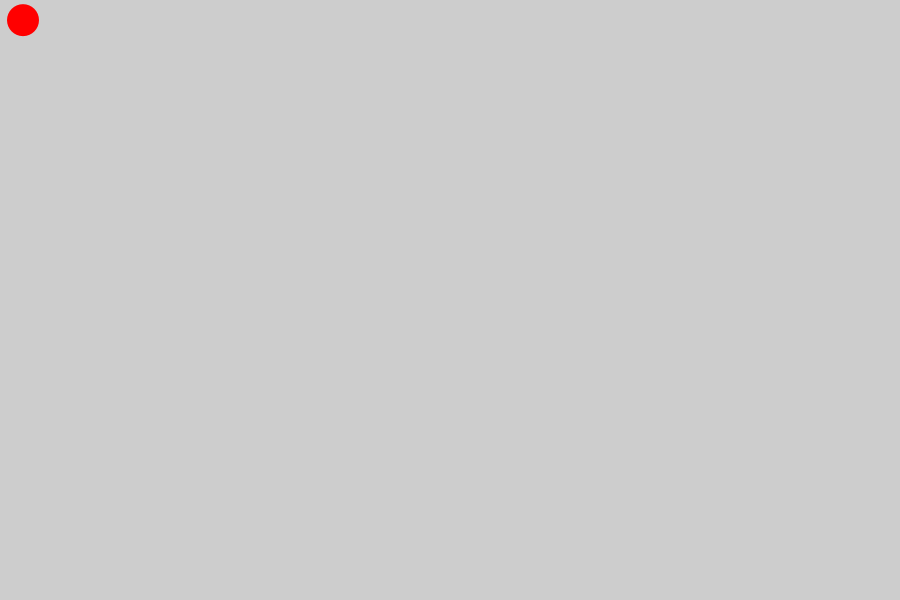
Frame 1 (no input)
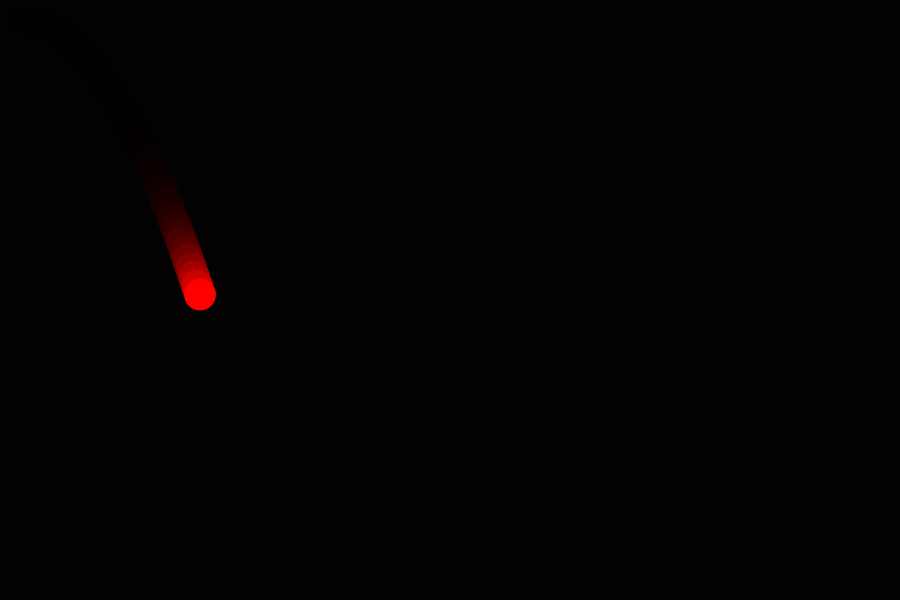
Frame 60 (the mouse pressed at the canvas centre just before this capture)
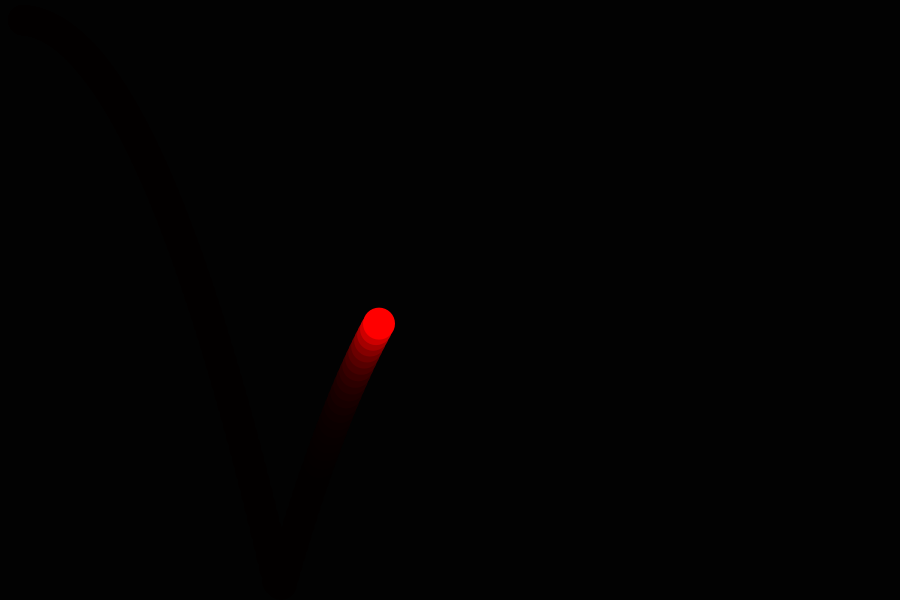
Frame 120 (the mouse held since frame 60 and released just before this capture)

The Processing sketch that drew these frames (run headless with seeded random() and noise(); from frame 60 on, the mouse is pressed at the canvas centre):

// Processing sketch: processing_22459
// ── processing_22459.pde

//Homework week 6
//Bouncing ball with gravity using PVector and Mover
//Code taken from PVector tutorial
//Edited by me where noted.
//Original code where noted
//A,S,D keys affect the direction of the wind.
Mover mover;

void setup() {
  size(900,600);
  smooth();
  background(255);
  mover = new Mover();
  
}
 
void draw() {
  noStroke();
  fill(0,50);
  rect(0,0,width,height);
 
   
  mover.update();
  mover.checkEdges();
  mover.display();
  mover.wind();
  
}
class Mover {
  PVector location;
  PVector velocity;
  PVector acceleration;
  PVector wind;
   
 
 
  Mover() {
    location = new PVector(20, 20); //my own setting
    velocity = new PVector(3,0); //my own setting
    acceleration = new PVector(0, .15); //my own setting
    wind = new PVector(0, 0);
     
  }
 
  void update() {
    velocity.add(acceleration);
    location.add(velocity);
    velocity.sub(wind);
  }
 
  void wind(){
    if(key == 's' || key == 'S'){
      wind.x = 0;
      wind.y = 0;
    }else if(key == 'a' || key == 'A'){
      wind.x = .008;
    }else if(key == 'd' || key == 'D'){
      wind.x = -.008;
    }
  }
  void display() {
    noStroke();
    fill(255,0,0);
    ellipse(location.x,location.y,32,32); //modified by me to get
    //32x32 circle.
  }
 
  void checkEdges() {  //modified by me to simulate basic
  //projectile motion
 
    if (location.x > width - 16) {
      velocity.x = velocity.x * -.8; //simulates bounce energy loss
      location.x = width-16;
       
    }
    else if (location.x < 16) {
      velocity.x = velocity.x * -.8;
      location.x = 16;
    }
 
    if (location.y > height - 16){
      velocity.y = velocity.y * -0.8000;
      velocity.x = velocity.x * .99; //this simulates ground friction
      location.y = height - 16;
      
    }
    else if (location.y < 16) {
      velocity.y = velocity.y * -0.8000;
      location.y = 16;
    }
     
    //This lets you "catch" and "throw" the ball.
    // Original code taken from previous excercises and programs in class.
    dist(location.x, location.y, mouseX, mouseY);
    if(dist(location.x, location.y, mouseX, mouseY) < 16){
      if (mousePressed == true) {
        location.x = mouseX;
        location.y = mouseY;
        velocity.x = mouseX - pmouseX;
        velocity.y = mouseY - pmouseY;
      }
    }
  }
}
